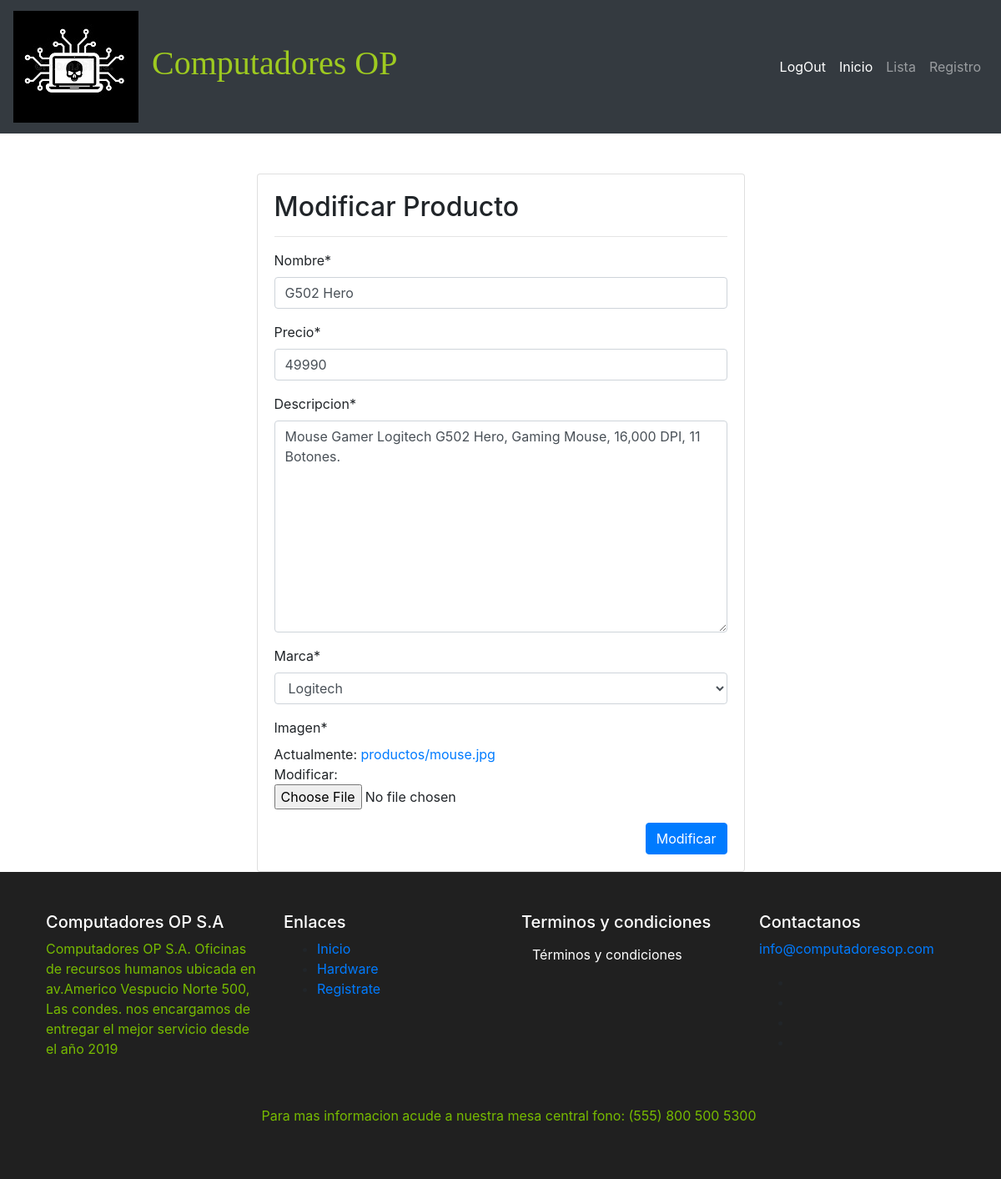
Page /modificar-producto/1/ (signed in) on the committed database.
### app/models.py (models this page shows, shortened)
class Producto(models.Model):
    nombre = models.CharField(max_length=50)
    precio = models.IntegerField()
    descripcion = models.TextField()
    marca = models.ForeignKey(Marca, on_delete=models.PROTECT)
    imagen = models.ImageField(upload_to="productos", null=True)

class Marca(models.Model):
    nombre = models.CharField(max_length=50)
    def __str__(self):
        return self.nombre

### app/decorators.py (the view)
        def wrapper_func(request, *args, **kwargs):
            group = None
            if request.user.groups.exists():
                group = request.user.groups.all()[0].name
            if group in allowed_roles:
                return view_func(request, *args, **kwargs)
            else:
                return HttpResponse('No estás autorizado para ver esta página')

### app/forms.py
class ProductoForm(forms.ModelForm):
    class Meta:
        model = Producto
        fields = '__all__'

### app/views.py (called while the page is built)
@login_required(login_url='ingreso')
@allowed_users(allowed_roles=['admin'])
def modificar_producto(request, id):
    producto = get_object_or_404(Producto, id=id)
    data={
        'form': ProductoForm(instance=producto)
    }
    if request.method == 'POST':
        formulario = ProductoForm(data=request.POST, instance=producto, files=request.FILES)
        if formulario.is_valid():
            formulario.save()
            return redirect(to="menu")
        data["form"] = formulario
    return render(request, 'app/producto/modificar.html',data)

### app/templates/app/producto/modificar.html (shortened to what this page needs)
{% extends 'app/base.html' %}
{% block contenido %}
{% load crispy_forms_tags %}
<br><br>
<div class="row">
    <div class="col-12 col-md-6 offset-md-3">
        <div class="card">
            <div class="card-body">
                <h2>Modificar Producto</h2>
                <hr>
                <form action="" method="post" enctype="multipart/form-data">
                    {{ form | crispy }}
                    <div class="d-flex justify-content-end">
                        <input type="reset" value="Cancelar" class="btn bnt-secondary">
                        <input type="submit" value="Modificar" class="btn btn-primary">
                    </div>
                </form>
            </div>
        </div>
    </div>
</div>
{% endblock %}

### app/static/app/css/style.css (style rules this page uses)
body { background-image: url("https://www.softzone.es/app/uploads-softzone.es/2019/10/cambiar-fondo-reinicio.jpg"); background-repeat: no-repeat; background-size: cover; }
.btn { color:#FFFFFF; }

### rows in the picture
Producto: nombre "G502 Hero", precio "49990", descripcion "Mouse Gamer Logitech G502 Hero, Gaming Mouse, 16,000 DPI, 11 Botones.", marca "Logitech"
